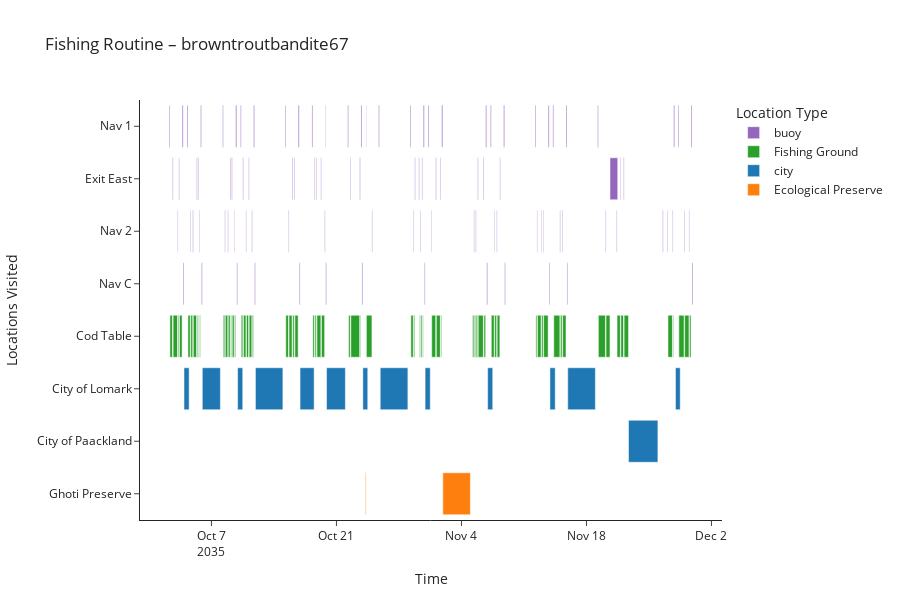

Here is the notebook cell this chart was saved with:
### Code cell
# Seleziona una singola nave da visualizzare
selected_vessel = "browntroutbandite67"

df_vessel = ping[ping["target"] == selected_vessel].copy()

# Ordina cronologicamente e crea intervallo start-end per ciascun punto
df_vessel = df_vessel.sort_values("time")
df_vessel["start"] = df_vessel["time"]
df_vessel["end"] = df_vessel["time"] + pd.to_timedelta(df_vessel["dwell"], unit="s")

# Semplifica: tieni solo i campi rilevanti
df_vessel = df_vessel[["source", "kind", "start", "end"]]

# Colori diversi per tipo di area (porto, fishing ground, preserve, buoy)
color_map = {
    "city": "#1f77b4",
    "Fishing Ground": "#2ca02c",
    "Ecological Preserve": "#ff7f0e",
    "buoy": "#9467bd"
}

fig = px.timeline(
    df_vessel,
    x_start="start",
    x_end="end",
    y="source",
    color="kind",
    color_discrete_map=color_map,
    title=f"Fishing Routine – {selected_vessel}",
    labels={"location_name": "Location", "kind": "Type"}
)

# Inverti l’asse Y per avere i porti in alto
fig.update_yaxes(autorange="reversed")

# Miglioramenti estetici
fig.update_layout(
    height=600,
    xaxis_title="Time",
    yaxis_title="Locations Visited",
    legend_title="Location Type",
    template="simple_white"
)

fig.show()
